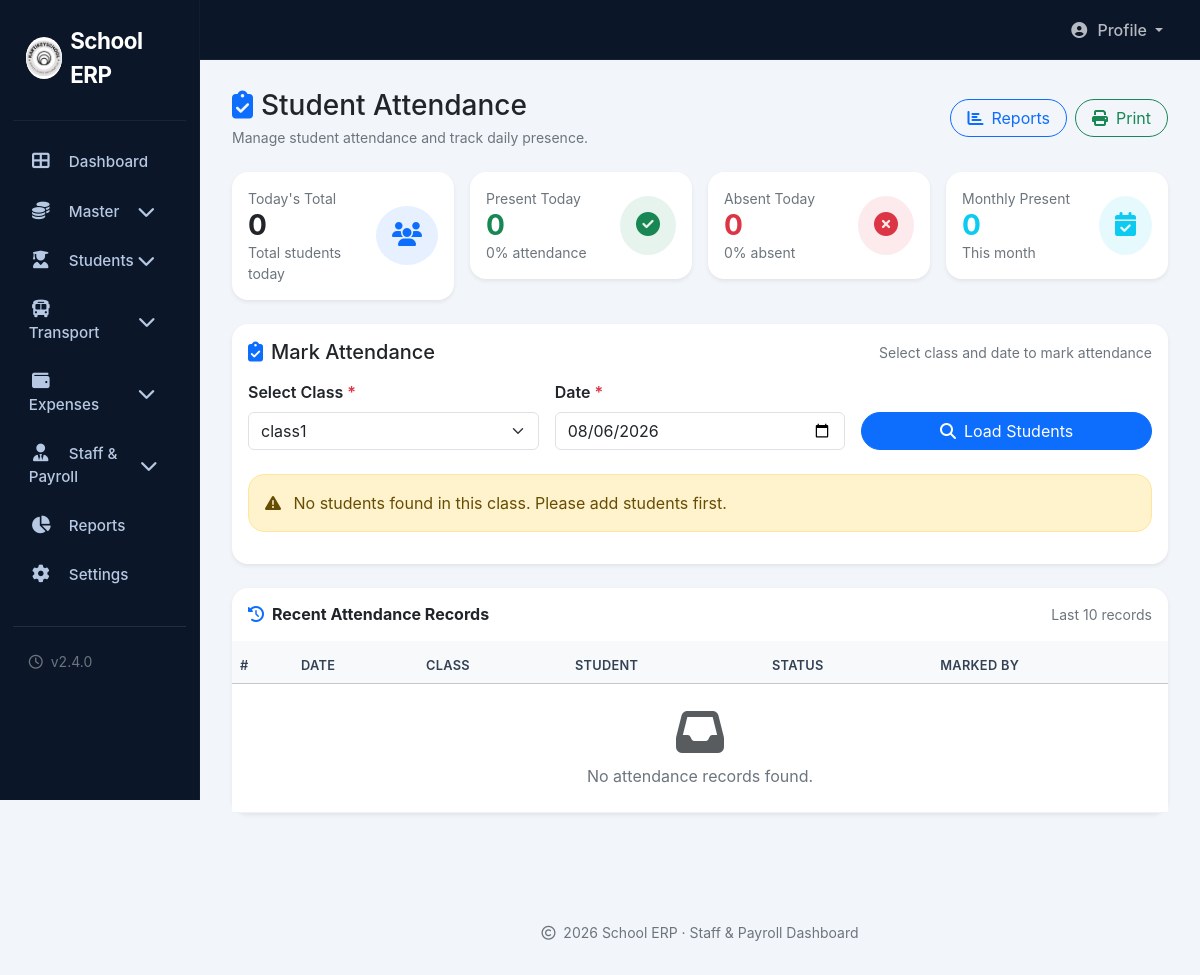
Before: /admin/attendence.php?class_id=13 (signed in) with the older database file.
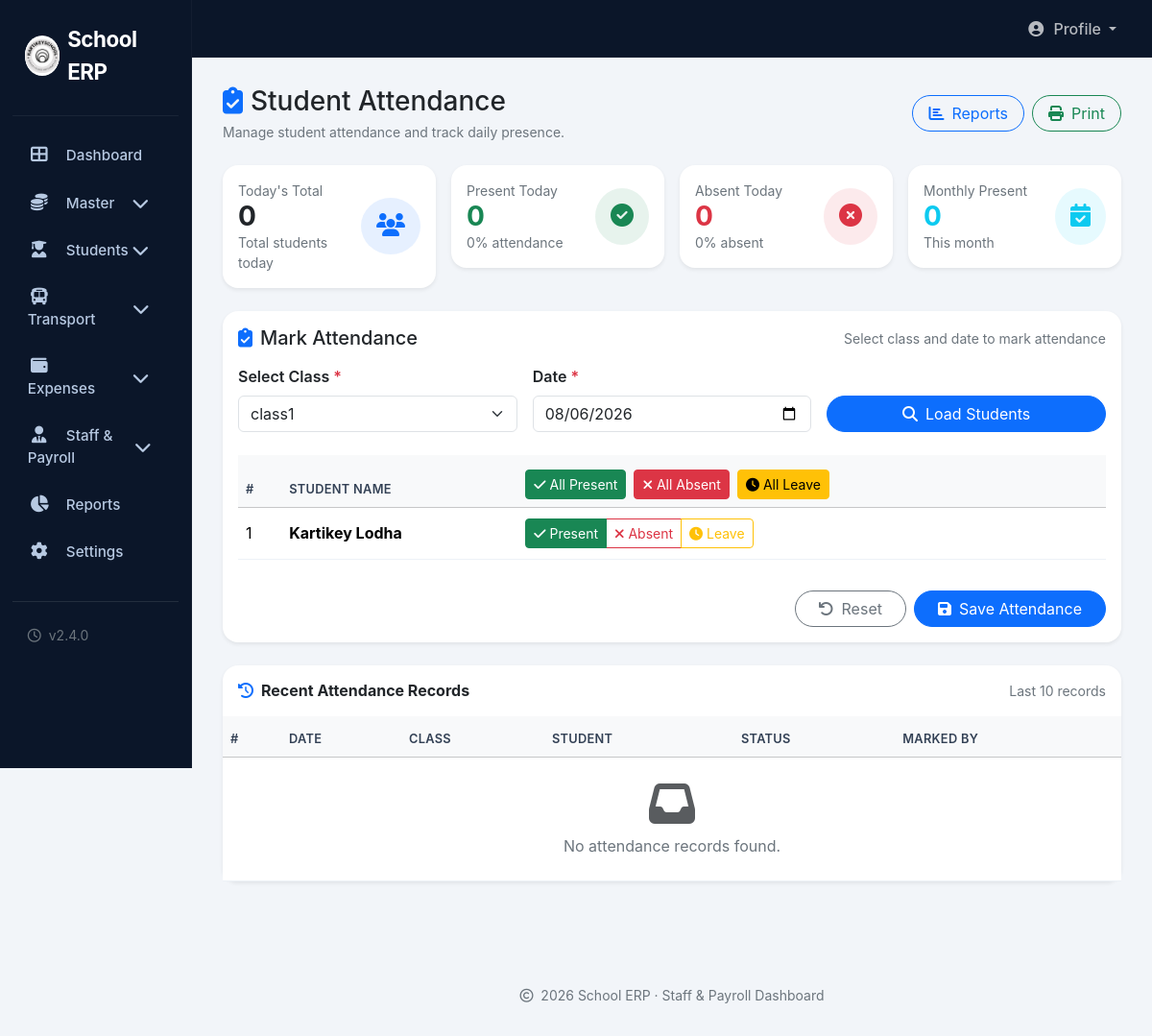
After: the same page with the newer database file.
### tables this page shows
CREATE TABLE `students` (
  `id` int(11) NOT NULL,
  `admission_no` varchar(50) NOT NULL,
  `name` varchar(100) NOT NULL,
  `class_id` int(11) DEFAULT NULL,
  `section_id` int(11) DEFAULT NULL,
  `gender` enum('Male','Female','Other') DEFAULT 'Male',
  `dob` date DEFAULT NULL,
  `phone` varchar(20) DEFAULT NULL,
  `email` varchar(100) DEFAULT NULL,
  `address` text DEFAULT NULL,
  `father_name` varchar(100) DEFAULT NULL,
  `mother_name` varchar(100) DEFAULT NULL,
  `parent_phone` varchar(20) DEFAULT NULL,
  `status` enum('Active','Inactive') DEFAULT 'Active',
  `created_at` timestamp NOT NULL DEFAULT current_timestamp(),
  `photo` varchar(255) DEFAULT NULL,
  `birth_certificate` varchar(255) DEFAULT NULL,
  `marksheet` varchar(255) DEFAULT NULL,
  `tc_certificate` varchar(255) DEFAULT NULL,
  `aadhaar` varchar(255) DEFAULT NULL,
  `father_aadhaar` varchar(255) DEFAULT NULL,
  `mother_aadhaar` varchar(255) DEFAULT NULL,
  `parent_email` varchar(100) DEFAULT NULL,
  `student_type` enum('RTO','Non-RTO') DEFAULT 'Non-RTO',
  `admission_fees` decimal(10,2) DEFAULT 0.00
);

### admin/attendence.php (the view, shortened to what the changed rows need)
<?php
include '../config/config.php';
$students = [];
$selected_class_id = intval($_GET['class_id'] ?? 0);
if ($selected_class_id > 0) {
    try {
        $stmt = $conn->prepare("SELECT id, name FROM students WHERE class_id = ? AND status = 'Active' ORDER BY name");
        $stmt->execute([$selected_class_id]);
        $students = $stmt->fetchAll(PDO::FETCH_ASSOC);
    } catch (Exception $e) {
        $students = [];
        $error = 'Failed to load students: ' . $e->getMessage();
    }
}
include 'includes/header.php';
?>
<div class="main-content">
    <div class="card border-0 rounded-4 shadow-sm mb-4">
        <div class="card-body">
            <div class="d-flex align-items-center justify-content-between flex-wrap gap-2 mb-3">
                <h5 class="mb-0"><i class="fas fa-clipboard-check text-primary me-2"></i>Mark Attendance</h5>
                <span class="text-secondary small">Select class and date to mark attendance</span>
            </div>
            <form method="get" class="row g-3 mb-4" id="attendanceFilterForm">
                <div class="col-md-4">
                </div>
                <div class="col-md-4">
                </div>
                <div class="col-md-4 d-flex align-items-end">
                </div>
            </form>
            <?php if ($selected_class_id > 0 && count($students) > 0): ?>
                <form method="post" class="row g-3">
                    <div class="col-12">
                        <div class="table-responsive">
                            <table class="table table-custom align-middle">
                                <thead class="table-light">
                                    <tr>
                                        <th>#</th>
                                        <th>Student Name</th>
                                        <th>
                                            <div class="d-flex gap-2 flex-wrap">
                                                <button type="button" class="btn btn-sm btn-success" onclick="markAll('Present')">
                                                    <i class="fas fa-check me-1"></i>All Present
                                                </button>
                                                <button type="button" class="btn btn-sm btn-danger" onclick="markAll('Absent')">
                                                    <i class="fas fa-times me-1"></i>All Absent
                                                </button>
                                                <button type="button" class="btn btn-sm btn-warning" onclick="markAll('Leave')">
                                                    <i class="fas fa-clock me-1"></i>All Leave
                                                </button>
                                            </div>
                                        </th>
                                    </tr>
                                </thead>
                                <tbody>
                                    <?php $i = 1; foreach ($students as $student): ?>
                                        <tr>
                                            <td><?= $i++ ?></td>
                                            <td><strong><?= htmlspecialchars($student['name']) ?></strong></td>
                                            <td>
                                                <div class="btn-group" role="group">
                                                    <label class="btn btn-outline-success btn-sm" for="present_<?= $student['id'] ?>">
                                                        <i class="fas fa-check"></i> Present
                                                    </label>
                                                    <label class="btn btn-outline-danger btn-sm" for="absent_<?= $student['id'] ?>">
                                                        <i class="fas fa-times"></i> Absent
                                                    </label>
                                                    <label class="btn btn-outline-warning btn-sm" for="leave_<?= $student['id'] ?>">
                                                        <i class="fas fa-clock"></i> Leave
                                                    </label>
                                                </div>
                                            </td>
                                        </tr>
                                    <?php endforeach; ?>
                                </tbody>
                            </table>
                        </div>
                    </div>
                    <div class="col-12 d-flex justify-content-end gap-2">
                        <button type="reset" class="btn btn-outline-secondary rounded-pill px-4">
                            <i class="fas fa-undo me-2"></i>Reset
                        </button>
                        <button type="submit" name="mark_attendance" class="btn btn-primary rounded-pill px-4">
                            <i class="fas fa-save me-2"></i>Save Attendance
                        </button>
                    </div>
                </form>
            <?php elseif ($selected_class_id > 0 && count($students) == 0): ?>
                <div class="alert alert-warning rounded-4">
                    <i class="fas fa-exclamation-triangle me-2"></i>
                    No students found in this class. Please add students first.
                </div>
            <?php endif; ?>
        </div>
    </div>
    <div class="card border-0 rounded-4 shadow-sm">
        <div class="card-body p-0">
            <div class="table-responsive">
                <table class="table table-custom align-middle mb-0">
                    <thead class="table-light">
                        <tr>
                            <th>#</th>
                            <th>Date</th>
                            <th>Class</th>
                            <th>Student</th>
                            <th>Status</th>
                            <th>Marked By</th>
                        </tr>
                    </thead>
                </table>
            </div>
        </div>
    </div>
</div>
<?php
include 'includes/footer.php';
?>

Changed rows visible on the page:
added students: name "Kartikey Lodha"
Other visible differences:
text no longer shown: "No students found in this class. Please add students first."
text now shown: "# STUDENT NAME All Present All Absent All Leave Reset Save Attendance"
